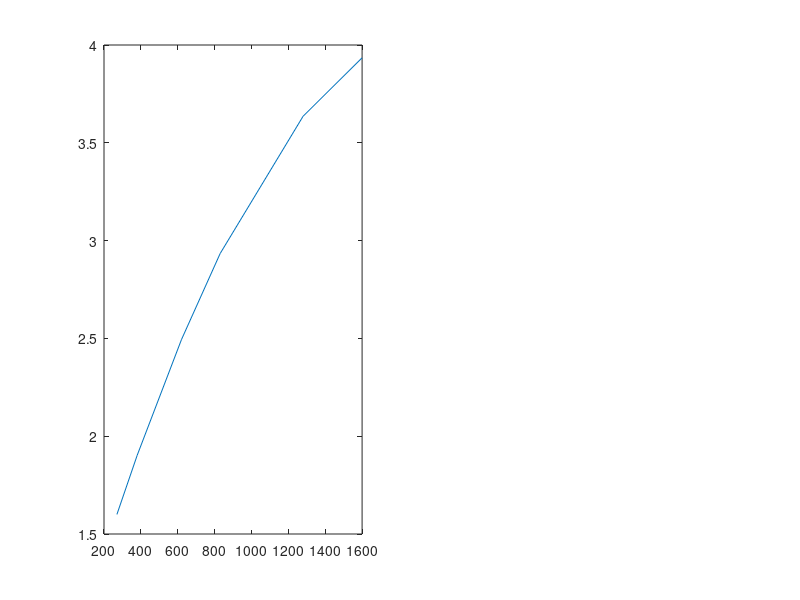

This chart was generated by the following MATLAB code: (Note: this script raises an error after producing the figure.)
%Jeremy Muesing
%HW2 MATLAB
%2.17
%Sep 15th, 2014

%Setup: You are attempting to validate the relation between Power and
%current as P=RI^2 by using different measured values of power an current
%through a constant unknown resistance.
%
%A student is sending different currents through a resistance in a cup of
%water and meausres the rise in teperature of the water.

%Data are summarized: (negligible uncertainty for current)

% Current I (amps) | Power P (watts) | Power Uncertainty (+/- watts)
%        1.5               270                     50
%        2.0               380                     50
%        2.5               620                     50
%        3.0               830                     50
%        3.5               1280                    50
%        4.0               1600                    50

%Determine the Resistance by plotting P against I^2 and P against I and see
%if it remains constant.

close all;
clear all;
figure;

%Prepare source data
%current values
current = [1.5 2.0 2.5 3.0 3.5 4.0]';
current2 = current.^2;


%power with errors
power = [270 380 620 830 1280 1600]';
pow_err = (50 .* ones(1, length(current)))';

%Add multiple plots to the figure
hold on;


Best = polyfit(power, current, 2); % to produce a second-order fit
Best2 = polyfit(power, current2, 1); % first order fit

xlim([0, 2000]);
ylim([1, 5]);
%Plot each of our fits first, so that the legend doesn't get confused about
%what line color goes to what data
subplot(1,2,1);
title('P vs. I');
xlabel('Power (Watts)');
ylabel('Current (amps)');
x=power;
y=Best(1,1).*power.^2+Best(1,2).*power+Best(1,3);
plot(x,y);
hold on;
%Plot horizontal error bars
herrorbar(power, current, pow_err, '.');

subplot(1,2,2);
title('P vs. I^2');
xlabel('Power (Watts)');
ylabel('Current Squared (amps^2)');
t=power;
v=Best2(1,1).*power+Best2(1,2);
plot(t,v);
hold on;
%Plot horizontal error bars
herrorbar(power, current2, pow_err, '.');

hold off;

%The line of best fit for the P vs. I^2 does fit witin the error bars
%meaning that it matchs the expected result of a linear relationship. Since
%it was comparing P to I^2 it means the exponential relationship between
%the two is accurate also represented by plot 1.
